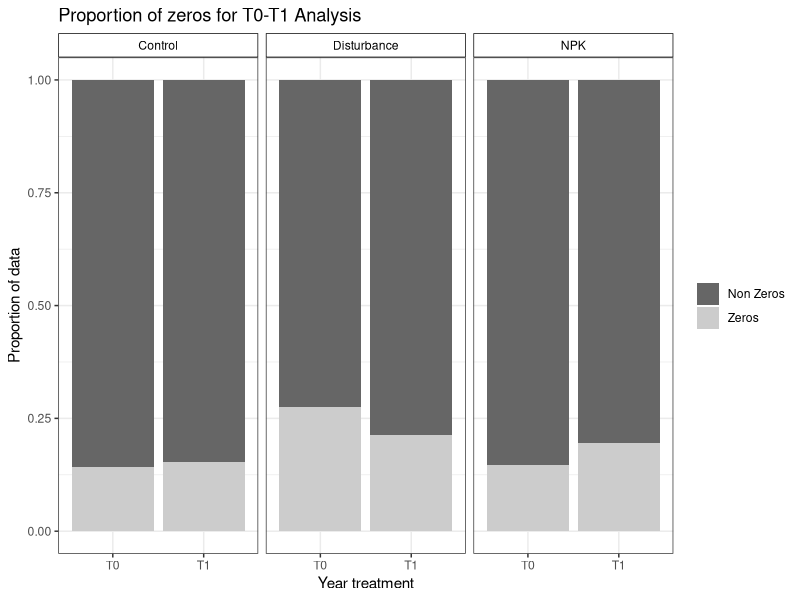
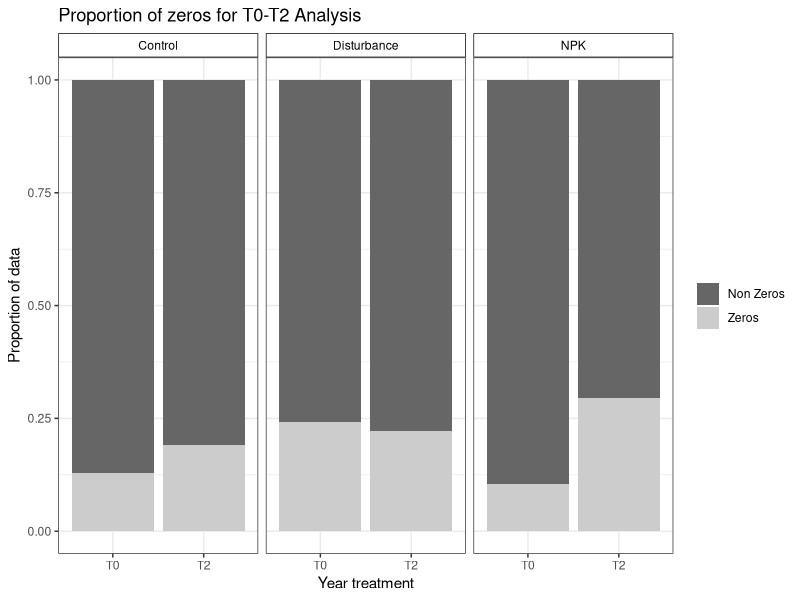
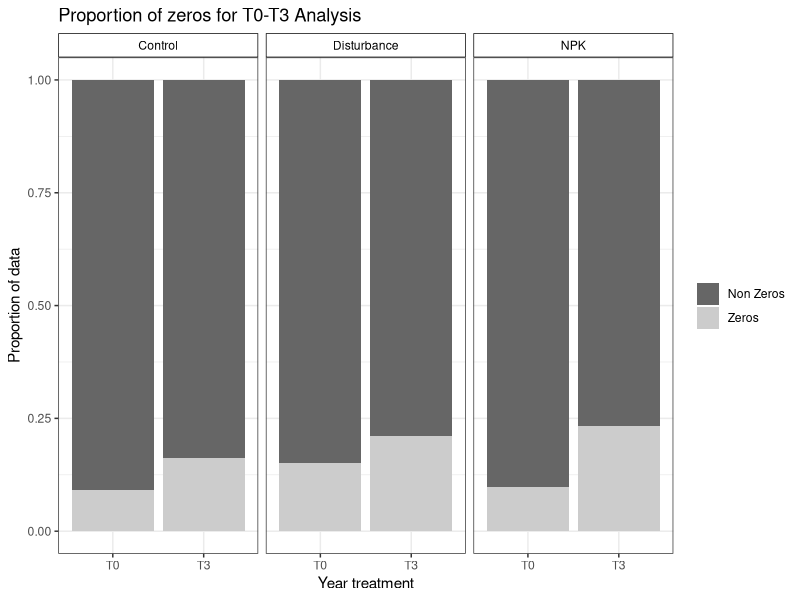
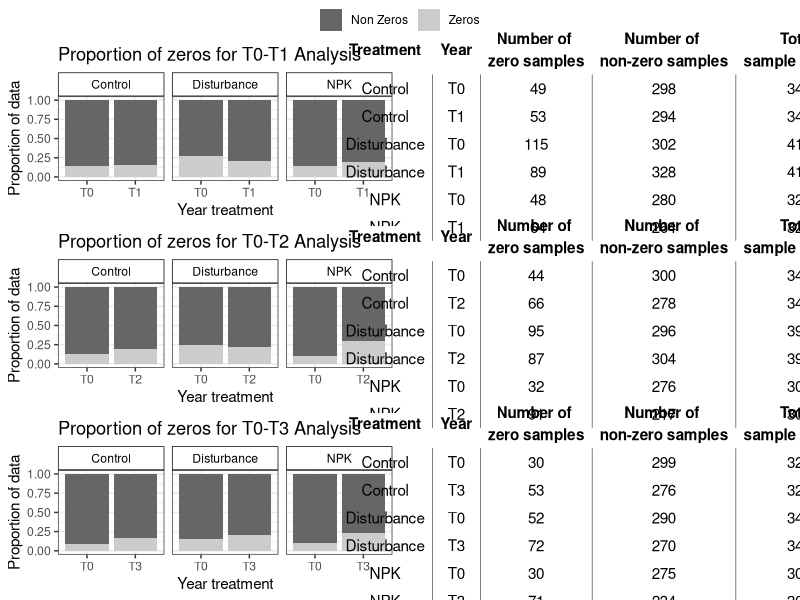

R code for these plots, in order: (Note: this script raises an error after producing the figures.)
# R Thornley
# 15/07/2025
# get sample sizes with zeros for appendix

# Project: P1_COMPADRE_DRAGNET
# Script: SM_2a_get_sample_sizes_w_zeros

rm(list= ls())

library(tidyverse)
library(ggpubr)


dat_1 <- read_csv("results/DRAGNet_T0_T1_all.csv")  %>% 
  mutate(trt = factor(trt, levels = c("Control", "Disturbance", "NPK+Disturbance", "NPK", "NPK_Cessation"))) %>%
  filter(!trt == "NPK_Cessation") %>%
  filter(!trt == "NPK+Disturbance") %>%
  mutate(year_trt = factor(year_trt, levels = c("T0", "T1"))) %>% 
  mutate(site_name = factor(site_name))%>%
  mutate(New_taxon = factor(New_taxon)) %>%
  mutate(taxon_site = paste0(New_taxon, "_", site_name)) %>% 
  mutate(taxon_site = factor(taxon_site)) %>%
  dplyr::select(site_name, New_taxon, taxon_site, year_trt, trt, max_cover, block) %>%
  mutate(new_max_cover = case_when(max_cover == 0 ~ 0,
                                   max_cover > 0 ~ max_cover/100,
                                   TRUE ~ max_cover)) %>%
  mutate(new_max_cover = if_else(new_max_cover == 1, 0.99, new_max_cover))

dat_1 <- dat_1 %>% dplyr::select(site_name, New_taxon, taxon_site, trt, year_trt, block, new_max_cover) %>%
  group_by(site_name, New_taxon, taxon_site, trt, block) %>%
  pivot_wider(names_from = "year_trt", values_from = "new_max_cover", values_fn = mean) %>% 
  rowwise() %>%
  filter(!all(c_across(T0:T1) == 0)) %>% ungroup() %>%
  pivot_longer(cols = T0:T1, values_to = "new_max_cover", names_to = "year_trt")

zero_counts <- dat_1 %>%
  group_by(trt, year_trt) %>%
  summarise(zero_counts = sum(new_max_cover == 0, na.rm = TRUE))
all_counts <- dat_1 %>%
  group_by(trt, year_trt) %>%
  tally() %>%
  rename("all_counts" = n)

samples_1 <- zero_counts %>% left_join(all_counts) %>%
  mutate(non_zero_counts = all_counts - zero_counts) %>%
  dplyr::select(trt, year_trt, zero_counts, non_zero_counts, all_counts)

props_1 <- samples_1 %>% 
  mutate(zero_prop = zero_counts/all_counts) %>%
  mutate(non_zero_prop = 1-zero_prop) %>%
  dplyr::select(trt, year_trt, all_counts, non_zero_prop, zero_prop) %>%
  pivot_longer(cols = non_zero_prop:zero_prop)

#################################################################################

# dat_2
dat_2 <- read_csv("results/DRAGNet_T0_T2_overlap.csv") %>% 
  mutate(trt = factor(trt, levels = c("Control", "Disturbance", "NPK+Disturbance", "NPK", "NPK_Cessation"))) %>%
  filter(!trt == "NPK_Cessation") %>%
  filter(!trt == "NPK+Disturbance") %>%
  mutate(year_trt = factor(year_trt, levels = c("T0", "T2"))) %>% 
  mutate(site_name = factor(site_name))%>%
  mutate(New_taxon = factor(New_taxon)) %>%
  mutate(taxon_site = paste0(New_taxon, "_", site_name)) %>% 
  mutate(taxon_site = factor(taxon_site)) %>%
  dplyr::select(site_name, New_taxon, taxon_site, year_trt, trt, max_cover, block) %>%
  mutate(new_max_cover = case_when(max_cover == 0 ~ 0,
                                   max_cover > 0 ~ max_cover/100,
                                   TRUE ~ max_cover)) %>%
  mutate(new_max_cover = if_else(new_max_cover == 1, 0.99, new_max_cover))

dat_2 <- dat_2 %>% 
  dplyr::select(site_name, New_taxon, taxon_site, trt, year_trt, block, new_max_cover) %>%
  group_by(site_name, New_taxon, taxon_site, trt, block) %>%
  pivot_wider(names_from = "year_trt", values_from = "new_max_cover", values_fn = mean) %>% 
  rowwise() %>%
  filter(!all(c_across(T0:T2) == 0)) %>% ungroup() %>%
  pivot_longer(cols = T0:T2, values_to = "new_max_cover", names_to = "year_trt")

zero_counts <- dat_2 %>%
  group_by(trt, year_trt) %>%
  summarise(zero_counts = sum(new_max_cover == 0, na.rm = TRUE))
all_counts <- dat_2 %>%
  group_by(trt, year_trt) %>%
  tally() %>%
  rename("all_counts" = n)

samples_2 <- zero_counts %>% left_join(all_counts) %>%
  mutate(non_zero_counts = all_counts - zero_counts) %>%
  dplyr::select(trt, year_trt, zero_counts, non_zero_counts, all_counts)

props_2 <- samples_2 %>% 
  mutate(zero_prop = zero_counts/all_counts) %>%
  mutate(non_zero_prop = 1-zero_prop) %>%
  dplyr::select(trt, year_trt, all_counts, non_zero_prop, zero_prop) %>%
  pivot_longer(cols = non_zero_prop:zero_prop)

################################################################################

# dat_3
dat_3 <- read_csv("results/DRAGNet_T0_T3_overlap.csv") %>% 
  mutate(trt = factor(trt, levels = c("Control", "Disturbance", "NPK+Disturbance", "NPK", "NPK_Cessation"))) %>%
  filter(!trt == "NPK_Cessation") %>%
  filter(!trt == "NPK+Disturbance") %>%
  mutate(year_trt = factor(year_trt, levels = c("T0", "T3"))) %>% 
  mutate(site_name = factor(site_name))%>%
  mutate(New_taxon = factor(New_taxon)) %>%
  mutate(taxon_site = paste0(New_taxon, "_", site_name)) %>% 
  mutate(taxon_site = factor(taxon_site)) %>%
  dplyr::select(site_name, New_taxon, taxon_site, year_trt, trt, max_cover, block) %>%
  mutate(new_max_cover = case_when(max_cover == 0 ~ 0,
                                   max_cover > 0 ~ max_cover/100,
                                   TRUE ~ max_cover)) %>%
  mutate(new_max_cover = if_else(new_max_cover == 1, 0.99, new_max_cover))

dat_3 <- dat_3 %>% 
  dplyr::select(site_name, New_taxon, taxon_site, trt, year_trt, block, new_max_cover) %>%
  group_by(site_name, New_taxon, taxon_site, trt, block) %>%
  pivot_wider(names_from = "year_trt", values_from = "new_max_cover", values_fn = mean) %>% 
  rowwise() %>%
  filter(!all(c_across(T0:T3) == 0)) %>% ungroup() %>%
  pivot_longer(cols = T0:T3, values_to = "new_max_cover", names_to = "year_trt")

zero_counts <- dat_3 %>%
  group_by(trt, year_trt) %>%
  summarise(zero_counts = sum(new_max_cover == 0, na.rm = TRUE))
all_counts <- dat_3 %>%
  group_by(trt, year_trt) %>%
  tally() %>%
  rename("all_counts" = n)

samples_3 <- zero_counts %>% left_join(all_counts) %>%
  mutate(non_zero_counts = all_counts - zero_counts) %>%
  dplyr::select(trt, year_trt, zero_counts, non_zero_counts, all_counts)

props_3 <- samples_3 %>% 
  mutate(zero_prop = zero_counts/all_counts) %>%
  mutate(non_zero_prop = 1-zero_prop) %>%
  dplyr::select(trt, year_trt, all_counts, non_zero_prop, zero_prop) %>%
  pivot_longer(cols = non_zero_prop:zero_prop)


################################################################################

p1 <- 
  ggplot(props_1, aes(year_trt, value, fill = name)) + 
  geom_col(position = "stack") + facet_wrap(~trt, ncol = 5) + theme_bw()+
  scale_fill_manual(values = c("non_zero_prop" = "grey40", "zero_prop" = "grey80"),
                    labels = c("non_zero_prop" = "Non Zeros", "zero_prop" = "Zeros"))+
  theme(legend.title = element_blank())+
  theme(strip.background = element_rect(fill = "white", color = "black"),  
        strip.text = element_text(color = "black"))+
  ylab("Proportion of data")+
  xlab("Year treatment")+
  ggtitle("Proportion of zeros for T0-T1 Analysis")
p1

p2 <- 
  ggplot(props_2, aes(year_trt, value, fill = name)) + 
  geom_col(position = "stack") + facet_wrap(~trt, ncol = 5) + theme_bw()+
  scale_fill_manual(values = c("non_zero_prop" = "grey40", "zero_prop" = "grey80"),
                    labels = c("non_zero_prop" = "Non Zeros", "zero_prop" = "Zeros"))+
  theme(legend.title = element_blank())+
  theme(strip.background = element_rect(fill = "white", color = "black"),  
         strip.text = element_text(color = "black"))+             
  ylab("Proportion of data")+
  xlab("Year treatment")+
  ggtitle("Proportion of zeros for T0-T2 Analysis")
p2

p3 <- 
  ggplot(props_3, aes(year_trt, value, fill = name)) + 
  geom_col(position = "stack") + facet_wrap(~trt, ncol = 5) + theme_bw()+
  scale_fill_manual(values = c("non_zero_prop" = "grey40", "zero_prop" = "grey80"),
                    labels = c("non_zero_prop" = "Non Zeros", "zero_prop" = "Zeros"))+
  theme(legend.title = element_blank())+
  theme(strip.background = element_rect(fill = "white", color = "black"),  
        strip.text = element_text(color = "black"))+             
  ylab("Proportion of data")+
  xlab("Year treatment")+
  ggtitle("Proportion of zeros for T0-T3 Analysis")
p3

# now create some nice tables to go with the barcharts
# tidy up names

names(samples_1) <- c("Treatment", "Year", "Number of \nzero samples", "Number of \nnon-zero samples", "Total \nsample number")
names(samples_2) <- c("Treatment", "Year", "Number of \nzero samples", "Number of \nnon-zero samples", "Total \nsample number")
names(samples_3) <- c("Treatment", "Year", "Number of \nzero samples", "Number of \nnon-zero samples", "Total \nsample number")
t1 <- samples_1 %>% ggtexttable(theme = ttheme("minimal"), rows = NULL)
t2 <- samples_2 %>% ggtexttable(theme = ttheme("minimal"), rows = NULL)
t3 <- samples_3 %>% ggtexttable(theme = ttheme("minimal"), rows = NULL)

all <- ggarrange(p1, t1, p2, t2, p3, t3, common.legend = TRUE, ncol = 2, nrow = 3)
all

ggsave("figures/SM_S2a_sample_size_zeros.jpeg", all, height = 14, width = 12)

################################################################################
